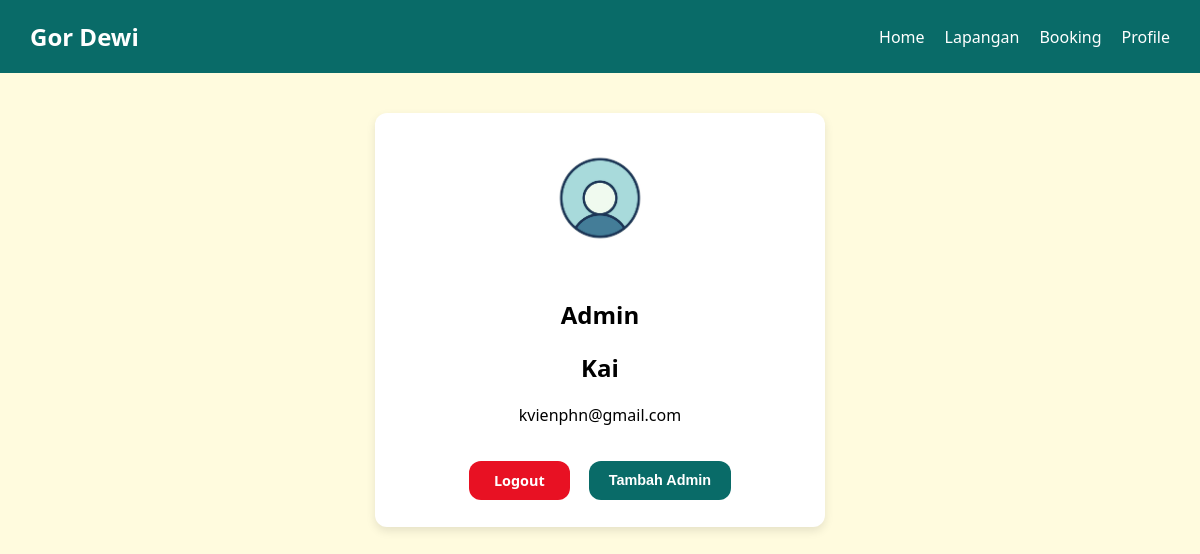
Page /admin/profile_admin.php (signed in) on the committed database.
### tables this page shows
CREATE TABLE `users` (
  `id_users` int(11) NOT NULL,
  `nama_lengkap` varchar(100) DEFAULT NULL,
  `email` varchar(100) DEFAULT NULL,
  `password` varchar(100) DEFAULT NULL,
  `foto_profil` varchar(255) DEFAULT '../assets/user-default.jpg',
  `role` enum('admin','user') NOT NULL DEFAULT 'user'
);

### admin/profile_admin.php (the view, shortened to what this page needs)
<?php
include '../koneksi.php';
$id_users = $_SESSION['id_users'];
$result = mysqli_query($conn, "SELECT * FROM users WHERE id_users = $id_users");
$user = mysqli_fetch_assoc($result);
?>
<!DOCTYPE html>
<html>
<head>
    <link rel="stylesheet" href="../style/all.css">
    <link rel="stylesheet" href="../style/profile.css">
    <link rel="stylesheet" href="../style/tambah_admin.css">
</head>
<body>
    <nav>
        <div class="logo">Gor Dewi</div>
        <ul>
            <li><a href="../admin/admin.php">Home</a></li>
            <li><a href="../admin/kelola_lapangan.php">Lapangan</a></li>
            <li><a href="../admin/kelola_booking.php">Booking</a></li>
            <li><a href="../admin/profile_admin.php">Profile</a></li>
        </ul>
    </nav>
    <div class="profile-container">
        <img src="<?= $user['foto_profil'] ?>" class="profile-photo" alt="Foto Profil">
        <h2>Admin</h2>
        <h2><?= $user['nama_lengkap'] ?></h2>
        <p><?= $user['email'] ?></p>
        <div class="btn-group">
            <a href="../logout.php" class="btn logout-btn">Logout</a>
            <button class="btn selesai" onclick="toggleAdminForm()">Tambah Admin</button>
        </div>
    </div>
</body>
</html>

### style/all.css (style rules this page uses)
body { margin: 0; font-family: 'Segoe UI', Tahoma, Geneva, Verdana, sans-serif; background-color: #FFFBDE; }
nav { display: flex; justify-content: space-between; align-items: center; background: #096B68; padding: 20px 30px; color: white; }
nav .logo { font-size: 1.5em; font-weight: bold; }
nav ul { list-style: none; display: flex; gap: 20px; margin: 0; padding: 0; }
nav ul li a { color: white; text-decoration: none; font-weight: 500; transition: color 0.3s; }
.btn { padding: 6px 10px; border-radius: 5px; font-size: 0.9em; cursor: pointer; border: none; margin: 2px; }
.btn.selesai { background-color: #107c10; color: white; }

### style/profile.css (style rules this page uses)
.profile-container { max-width: 400px; margin: 40px auto; background-color: white; padding: 25px; border-radius: 12px; text-align: center; box-shadow: 0 4px 10px rgba(0,0,0,0.1); }
.profile-photo { width: 120px; height: 120px; border-radius: 50%; object-fit: cover; margin-bottom: 15px; }
.logout-btn { display: inline-block; margin-top: 15px; padding: 8px 20px; background-color: #e81123; color: white; border-radius: 6px; text-decoration: none; }
.btn.selesai { background-color: #096B68; color: white; }

### style/tambah_admin.css (style rules this page uses)
.btn-group { margin-top: 20px; display: flex; gap: 15px; justify-content: center; }
.logout-btn { background-color: #e81123; color: white; padding: 10px 25px; border-radius: 12px; font-weight: 600; text-decoration: none; cursor: pointer; transition: background-color 0.3s; }
.selesai { background-color: #096B68; color: white; margin-top: 15px; padding: 8px 20px; border-radius: 12px; font-weight: 600; cursor: pointer; border: none; transition: background-color 0.3s; }

### rows in the picture
users: foto_profil (placeholder picture), nama_lengkap "Kai", email "kvienphn@gmail.com"
